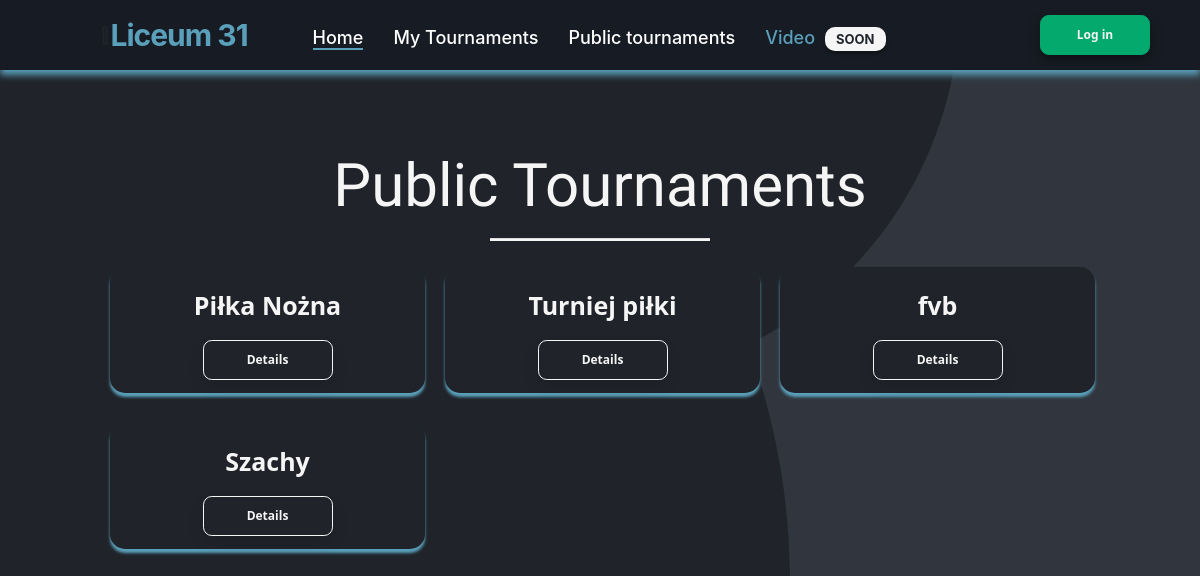
Page /public-tournaments on the earlier database version.
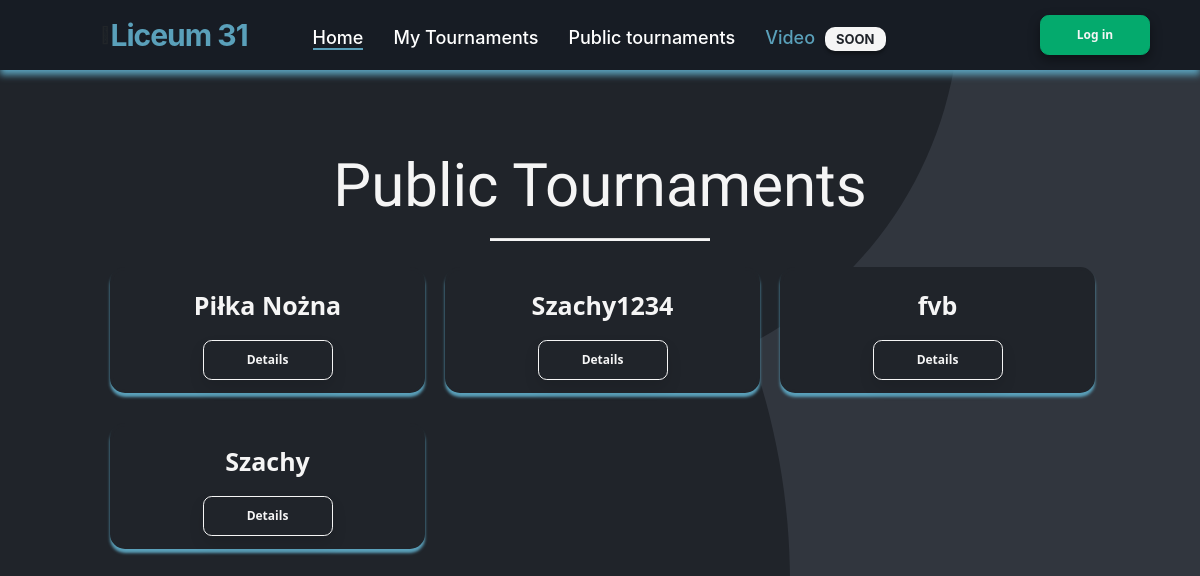
Same page on the later database version.
### website/models.py (models this page shows)
class Tournament(db.Model):
    id = db.Column(db.Integer,primary_key=True)
    user_id = db.Column(db.Integer,db.ForeignKey('user.id'))
    name = db.Column(db.String(150))
    date = db.Column(db.Date)
    location = db.Column(db.String(150))
    discipline = db.Column(db.String(150))
    type = db.Column(db.String(150))
    status = db.Column(db.String(150), default="upcoming")
    is_public = db.Column(db.Boolean(),default=False)
    current_round_number = db.Column(db.Integer(),default=0)
    max_rounds = db.Column(db.Integer())
    edited_dual_id = db.Column(db.Integer())
    rounds = db.relationship('Round')
    duals = db.relationship('Dual')
    opponents = db.relationship('Opponent')
    standings = db.relationship('Standing')

### website/views.py (the view)
@views.route('/public-tournaments', methods=['GET', 'POST'])
def public_tournaments():
    tournaments=Tournament.query.filter_by(is_public=True).all()
    return render_template("public_tournaments.html", user=current_user, tournaments=tournaments)

### website/templates/public_tournaments.html
{% extends "base.html" %} {% block title %}Public Schedule{% endblock %} {% block content %}
<section class="video_box_container container_video">
    <br>
    <h3 align="center">Public Tournaments</h3>
    <hr style="width: 20%;" />
    <section style="display: flex; flex-wrap: wrap; align-items: center; margin-left: 50px;" class="container_contact ">
        {% for tournament in tournaments %}
        <div class="card ">
            <div align="center ">
                <h4 class="h4_video">{{tournament.name}}</h4>
                <a href="#">
                    <button id="btn" onClick="showPublicTournament({{tournament.id}}) " class="btn-video">Details</button>
                </a>
            </div>
        </div>
        {% endfor %}
    </section>
</section>
{% endblock %}

### website/templates/base.html (shortened to what this page needs)
<!DOCTYPE html>
<html lang="en">
<head>
    <link rel="stylesheet" href="https://stackpath.bootstrapcdn.com/bootstrap/4.4.1/css/bootstrap.min.css" />
    <link rel="stylesheet" href="https://stackpath.bootstrapcdn.com/font-awesome/4.7.0/css/font-awesome.min.css" />
    <link rel="stylesheet" href="{{ url_for('static', filename='style.css') }}" />
</head>
<body>
    <section>
        <nav>
            <div class="menu-icon">
                <span class="fas fa-bars"></span>
            </div>
            <a id="home" href="/">
                <div class="logo" style="color: #5aa0ba; font-weight: 700">Liceum 31</div>
            </a>
            <div class="nav-items">
                <li><a class="linkbutton link-active" id="home" href="/">Home</a></li>
                <li><a class="linkbutton" href="/tournaments">My Tournaments</a></li>
                <li><a class="linkbutton" href="/public-tournaments">Public tournaments</a></li>
                <li><a class="linkbutton not-active" title="Video Test 1.0 BETA" href="#">Video</a><span style="margin-left: 10px;" class="beta_version">SOON</span></li>
            </div>
            {% if user.is_authenticated %}
            <ul>
                <li>
                    <a href="#">Account</a>
                    <ul>
                        <h4 style="text-align: center" class="h4_main">
                            {{user.first_name}}
                        </h4>
                        {% if user.is_admin %}
                        <h4 style="text-align: center" class="h4_main_admin">
                            Administrator
                        </h4>
                        {% endif %}
                        <h4 style="text-align: center" class="h4_main_email">
                            {{user.email}}
                        </h4>
                        <hr class="konto_hr" />
                        <section>
                            <a href="#" onClick="deleteUser({{user.id}})">
                                <button style="float: left; margin-left: 10px; margin-bottom: 20px;" id="btn" class="btn-add-account_delete">Delete account</button>
                            </a>
                            <a href="/logout">
                                <button style="float: right; margin-right: 10px; margin-bottom: 20px;" id="logout" class="btn-add-account">Log out</button>
                            </a>
                        </section>
                </li>
                </ul>
                </li>
            </ul>
            {% else %}
            <a href="/login">
                <button style="margin-right: -50px;" class="btn-add-account_login" id="login">Log in</button> {% endif %}
            </a>
        </nav>
        <div class="container">{% block content %} {% endblock %}</div>
    </section>
</body>
</html>

### website/static/style.css (style rules this page uses)
html { scroll-behavior: smooth; }
body { background-image: url("../static/bgp.png"); scroll-behavior: smooth; overflow: overlay; background-repeat: no-repeat; background-attachment: fixed; }
.btn-add-account_login { background-color: #04aa6d; border: 0; width: 110px; height: 40px; border-radius: 0.55rem; font-family: "Segoe UI", Tahoma, Geneva, Verdana, sans-serif; color: whitesmoke; font-size: 12px; font-weight: bold; box-shadow: 0px 5px 12px rgba(0, 0, 0, 0.4); transition: 0.5s; backface-visibility: hidden; border: 1px solid #04aa6d; outline: none; }
a { color: #fff; font-size: 18px; font-weight: 500; text-decoration: none; }
nav { background: #171c24; display: flex; flex-wrap: wrap; align-items: center; justify-content: space-between; height: 70px; padding: 0 100px; box-shadow: 0 5px 7px 0 #5aa0ba; }
nav .logo { color: #fff; font-size: 30px; font-weight: 600; letter-spacing: -1px; text-decoration: none; }
nav .nav-items { display: flex; flex: 1; padding: 0 0 0 50px; margin-top: 4px; }
nav .nav-items li { list-style: none; padding: 0 15px; }
nav .nav-items li a { font-size: 18px; font-weight: 500; text-decoration: none; width: 0; }
.beta_version { pointer-events: none; cursor: default; color: #20242a; background-color: whitesmoke; padding: 3px 10px; font-size: 13px; border-radius: 10px; font-weight: 700; border: 1px solid transparent; box-shadow: 0 0.25em 0.25em rgb(0 0 0 / 30%); }
.not-active { pointer-events: none; cursor: default; color: #5aa0ba; }
.link-active { border-bottom: 2px solid #5aa0ba; }
h4 { font-family: "Segoe UI", Tahoma, Geneva, Verdana, sans-serif; }
.h4_video { font-family: "Segoe UI", Tahoma, Geneva, Verdana, sans-serif; color: whitesmoke; font-size: 25px; font-weight: 700; margin: 20px; text-align: center; }
h3 { color: whitesmoke; font-family: "Stick No Bills", sans-serif; font-size: 60px; }
hr { background-color: whitesmoke; height: 2px; }
.container { width: 1800px; }
.card { box-shadow: 0px 4px 3px #5aa0ba; transition: all 0.3s ease-out; width: auto; height: auto; background-color: #20242a; flex-basis: 30%; margin: 10px; border-radius: 15px; border: 3px solid #20242a; margin-bottom: 20px; }
.btn-video { background-color: transparent; border: 0; width: 130px; height: 40px; border-radius: 0.55rem; font-family: "Segoe UI", Tahoma, Geneva, Verdana, sans-serif; color: whitesmoke; font-size: 12px; font-weight: bold; outline: none; box-shadow: 0px 8px 15px rgba(0, 0, 0, 0.1); transition: 0.5s; backface-visibility: hidden; border: 1px solid whitesmoke; margin-bottom: 10px; }
.video_box_container { height: 250px; width: 1600px; border-radius: 40px; }
.container_video { width: 1100px; height: auto; margin: 0 auto; margin-top: 5%; }

Differences in the rows shown:
changed Tournament: name "Turniej piłki" → "Szachy1234"
